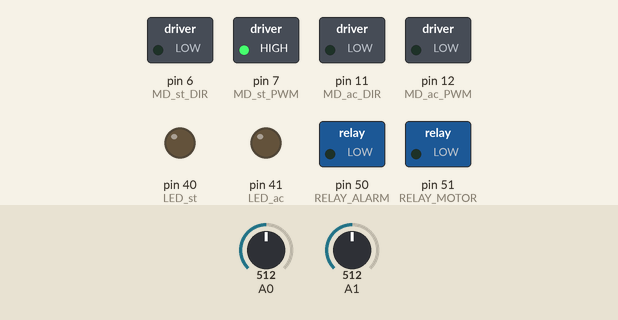
This sketch was run on a simulated Arduino Mega 2560, built with avr-gcc and run on an emulated ATmega2560. Parts: switched loads named in the sketch (green lamp = pin HIGH), output pins drawn as LEDs (lit = HIGH). The test bench sets the inputs (shaded band); at power-on: A0 = 512, A1 = 512.

Above: at 1.2 s.
1.3 s: A0 set to 486
At 1.9 s:
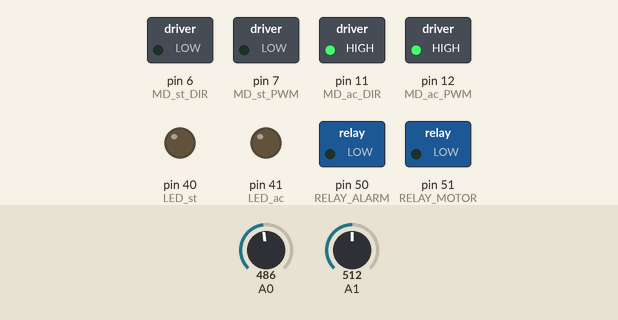
Timing chart, 0 to 4.3 s (numbered marks = the images above; inputs shaded):
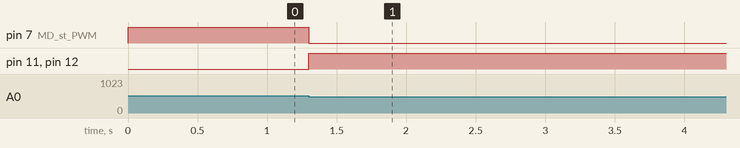

The sketch:

motor_control.ino
```cpp
#define SPEED_st 255
#define SPEED_ac 255
#define PM_st_N 502 //565 250
#define PM_st_LIMR 205
#define PM_st_LIML 290
#define PM_ac_N 290  //290
#define PM_ac_LIMU 390
#define PM_ac_LIMD 20
#define TIME 1000

const int BUTTON_stR = 30;
const int BUTTON_stL = 31;
const int BUTTON_acU = 32;
const int BUTTON_acD = 33;

const int MD_st_DIR = 6;
const int MD_st_PWM = 7;
const int MD_ac_DIR = 11;
const int MD_ac_PWM = 12;

const int LED_st = 40;
const int LED_ac = 41;

const int RELAY_ALARM = 50;
const int RELAY_MOTOR = 51;

int PM_st, PM_ac;
int PUSH_stR = 0, PUSH_stL = 0, PUSH_acU = 0, PUSH_acD = 0;
int pre_st = 0, pre_ac = 0;

unsigned long time_st = 0, time_ac = 0;

String com, com1, com2;
int com_st = PM_st_N;
int com_ac = PM_ac_N;

String command = "";
String acceleration = "290";
String steering = "555";
String control_status = "0";
String direction = "0";
String direction_mode = "0";  // 0 for forward, 1 for backward

void setup() {

  Serial.setTimeout(50);
  Serial.begin(115200);

  pinMode(BUTTON_stR, INPUT);
  pinMode(BUTTON_stL, INPUT);
  pinMode(BUTTON_acU, INPUT);
  pinMode(BUTTON_acD, INPUT);

  pinMode(MD_st_DIR, OUTPUT);
  pinMode(MD_st_PWM, OUTPUT);
  pinMode(MD_ac_DIR, OUTPUT);
  pinMode(MD_ac_PWM, OUTPUT);

  pinMode(LED_st, OUTPUT);
  pinMode(LED_ac, OUTPUT);

  pinMode(RELAY_ALARM, OUTPUT);
  pinMode(RELAY_MOTOR, OUTPUT);

  digitalWrite(MD_st_DIR, LOW);
  digitalWrite(MD_st_PWM, LOW);
  digitalWrite(MD_ac_DIR, LOW);
  digitalWrite(MD_ac_PWM, LOW);

  digitalWrite(LED_st, LOW);
  digitalWrite(LED_ac, LOW);

  digitalWrite(RELAY_ALARM, LOW);
  digitalWrite(RELAY_MOTOR, LOW);
}


void loop() {
  if (Serial.available()) {
    command = Serial.readStringUntil('\n');

    // 0 000 000
    if (command.length() != 10) {
      control_status = "1";

    } else {
      control_status = "0";

      direction = command.substring(1, 2);

      steering = command.substring(2, 5);

      acceleration = command.substring(5, 8);

      com_st = steering.toInt();

      com_ac = acceleration.toInt();
    }
    String response = control_status + direction + steering + acceleration;

    Serial.println(response);

    Serial.flush();
  }

  if (direction == "1") {
    switch_backward();

  } else {
    switch_forward();
  }

  if ((com_st > PM_st_N + PM_st_LIML || com_st < PM_st_N - PM_st_LIMR) || (com_ac > PM_ac_N + PM_ac_LIMU || com_ac < PM_ac_N - PM_ac_LIMD)) {
    com_st = PM_st_N;
    com_ac = PM_ac_N;
  }

  motor_st(com_st);
  motor_ac(com_ac);
}

void switch_backward() {
  if (direction_mode == "1") return;

  digitalWrite(RELAY_ALARM, HIGH);
  digitalWrite(RELAY_MOTOR, HIGH);

  direction_mode = "1";
}

void switch_forward() {
  if (direction_mode == "0") return;

  digitalWrite(RELAY_ALARM, LOW);
  digitalWrite(RELAY_MOTOR, LOW);

  direction_mode = "0";
}

void motor_st(int PM_st_REF) {
  if (PM_st_REF != pre_st || millis() - time_st > TIME) {
    PM_st = analogRead(0);

    if (PM_st > PM_st_REF) {
      while (PM_st > PM_st_REF) {
        digitalWrite(MD_st_DIR, LOW);
        analogWrite(MD_st_PWM, SPEED_st);
        PM_st = analogRead(0);
      }
    } else if (PM_st < PM_st_REF) {
      while (PM_st < PM_st_REF) {
        digitalWrite(MD_st_DIR, HIGH);
        analogWrite(MD_st_PWM, SPEED_st);
        PM_st = analogRead(0);
      }
    }

    analogWrite(MD_st_PWM, 0);
    digitalWrite(MD_st_DIR, LOW);
    time_st = millis();
  }
  pre_st = PM_st_REF;
}


void motor_ac(int PM_ac_REF) {
  if (PM_ac_REF != pre_ac || millis() - time_ac > TIME) {
    PM_ac = analogRead(1);

    if (PM_ac < PM_ac_REF) {
      while (PM_ac < PM_ac_REF) {
        digitalWrite(MD_ac_DIR, LOW);
        analogWrite(MD_ac_PWM, SPEED_ac);
        PM_ac = analogRead(1);
      }
    } else if (PM_ac > PM_ac_REF) {
      while (PM_ac > PM_ac_REF) {
        digitalWrite(MD_ac_DIR, HIGH);
        analogWrite(MD_ac_PWM, SPEED_ac);
        PM_ac = analogRead(1);
      }
    }

    analogWrite(MD_ac_PWM, 0);
    digitalWrite(MD_ac_DIR, LOW);
    time_ac = millis();
  }
  pre_ac = PM_ac_REF;
}

void robot_stop() {
  motor_ac(PM_ac_N);
  motor_st(PM_st_N);
  Serial.print("stopped");
  Serial.write(10);
  while (1)
    ;
}
```

Measured:
- the behaviour switches between 503 and 502 on A0 (found by bisection; images 0 and 1)
- after the input at 1.3 s, pin 7 (MD_st_PWM): HIGH → LOW at once; pin 11 (MD_ac_DIR), pin 12 (MD_ac_PWM): LOW → HIGH at once
